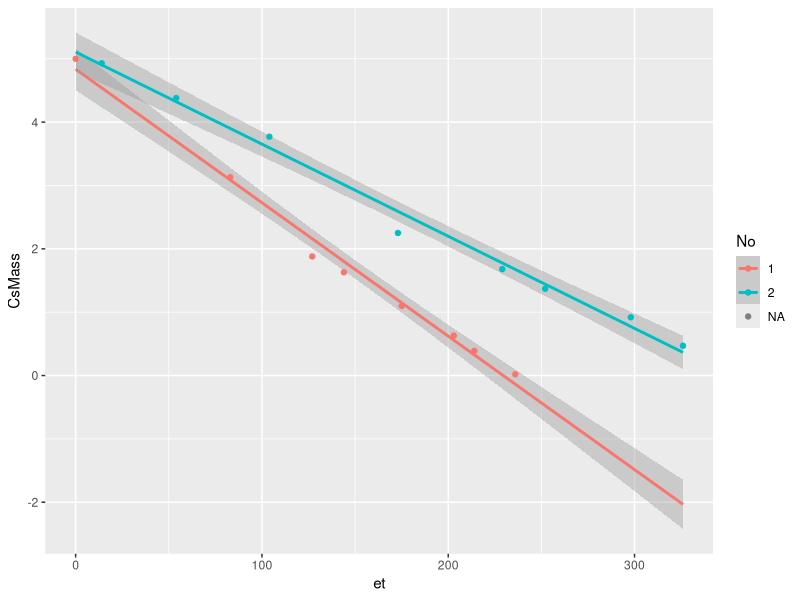

Reproduce this figure in R.
## ---- chunk 1
library(tidyverse)
library(lubridate)

cs <- read.csv("cesium.csv") %>%
  mutate(Date = mdy(Date),
         No = as.factor(ifelse(Mass > 400, 1, 2)),
         CsMass = ifelse(Mass > 400, Mass - 406.8, Mass - 393.3),
         et = ifelse(Mass > 400, Date - ymd("2016-07-14"), Date - ymd("2017-03-10")))
## ---- chunk 2
cs.lm <- lm(CsMass ~ et, data = cs)
cs.lm
use <- abs(coef(cs.lm)["et"])
use5 <- 5 / use 
## ---- chunk 3
ggplot(cs, aes(et, CsMass, color = No)) +
  geom_smooth(method = "lm", fullrange = TRUE) +
  geom_point()  
